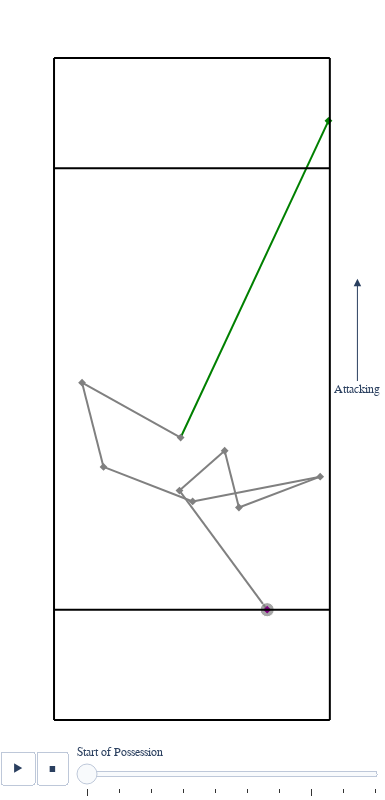

The code cell stored with this chart in its notebook:
### Code cell
%%time
# Visualize a single possession
g.visual_possession_map_vertical(possession_number=1)

### Figure 1 — Plotly figure (JSON) as saved in the notebook; plotly's stock layout.template omitted (floating-point values rounded to 4 significant figures)
{"data": [{"hoverinfo": "skip", "legendgroup": "", "marker": {"color": "gray", "size": [1], "sizemode": "area", "sizeref": 0.01, "symbol": "circle"}, "mode": "markers", "name": "", "orientation": "v", "showlegend": false, "type": "scatter", "x": [13.64], "xaxis": "x", "y": [19.99], "yaxis": "y"}, {"hovertemplate": "%{text}<extra></extra>", "marker": {"color": ["purple"], "symbol": "diamond"}, "mode": "markers", "name": "Start of Possession", "text": ["<b>Start of Possession</b><br>Downfield Yards: 0.0<br>Sideways Yards: 0.0<br>Total Yards: 0.0"], "type": "scatter", "x": [13.64], "y": [19.99]}, {"hovertemplate": "%{text}<extra></extra>", "marker": {"color": ["gray", "gray", "gray", "gray", "gray", "gray", "gray", "gray"], "symbol": "diamond"}, "mode": "markers", "name": "Completion", "text": ["<b>Completion: Matt Gouchoe-Hanas Throw to<br>Sol Yanuck for 22 yards</b><br>Downfield Yards: 21.6<br>Sideways Yards: -15.9<br>Total Yards: 26.8", "<b>Completion: Sol Yanuck Dish to<br>Henry Fisher for 7 yards</b><br>Downfield Yards: 7.2<br>Sideways Yards: 8.2<br>Total Yards: 10.9", "<b>Completion: Henry Fisher Dump to<br>Sol Yanuck for -10 yards</b><br>Downfield Yards: -10.3<br>Sideways Yards: 2.6<br>Total Yards: 10.6", "<b>Completion: Sol Yanuck Throw to<br>Anders Juengst for 6 yards</b><br>Downfield Yards: 5.6<br>Sideways Yards: 14.7<br>Total Yards: 15.8", "<b>Completion: Anders Juengst Swing to<br>Sol Yanuck for -4 yards</b><br>Downfield Yards: -4.5<br>Sideways Yards: -23.1<br>Total Yards: 23.6", "<b>Completion: Sol Yanuck Throw to<br>Alex Davis for 6 yards</b><br>Downfield Yards: 6.3<br>Sideways Yards: -16.2<br>Total Yards: 17.3", "<b>Completion: Alex Davis Throw to<br>Henry Fisher for 15 yards</b><br>Downfield Yards: 15.3<br>Sideways Yards: -3.9<br>Total Yards: 15.8", "<b>Completion: Henry Fisher Swing to<br>Sol Yanuck for -10 yards</b><br>Downfield Yards: -9.9<br>Sideways Yards: 17.9<br>Total Yards: 20.5"], "type": "scatter", "x": [-2.26, 5.93, 8.52, 23.25, 0.13, -16.03, -19.92, -2.05], "y": [41.59, 48.81, 38.52, 44.11, 39.61, 45.88, 61.15, 51.2]}, {"hovertemplate": "%{text}<extra></extra>", "marker": {"color": ["green"], "symbol": "diamond"}, "mode": "markers", "name": "Score", "text": ["<b>Score: Sol Yanuck Huck to<br>Jacob Fairfax for 49 yards</b><br>Downfield Yards: 57.4<br>Sideways Yards: 26.8<br>Total Yards: 63.4"], "type": "scatter", "x": [24.75], "y": [108.6]}], "layout": {"annotations": [{"arrowhead": 2, "arrowsize": 1.5, "ax": 30, "axref": "x", "ay": 60, "ayref": "y", "showarrow": true, "text": "Attacking", "x": 30, "xref": "x", "y": 80, "yref": "y"}], "font": {"family": "TW Cen MT"}, "height": 800, "hoverlabel": {"font": {"family": "TW Cen MT"}}, "legend": {"itemsizing": "constant", "tracegroupgap": 0}, "margin": {"b": 0, "l": 0, "r": 0, "t": 0}, "paper_bgcolor": "rgba(0,0,0,0)", "plot_bgcolor": "rgba(0,0,0,0)", "shapes": [{"layer": "below", "line": {"color": "gray"}, "type": "line", "x0": 13.64, "x1": -2.26, "y0": 19.99, "y1": 41.59}, {"layer": "below", "line": {"color": "gray"}, "type": "line", "x0": -2.26, "x1": 5.93, "y0": 41.59, "y1": 48.81}, {"layer": "below", "line": {"color": "gray"}, "type": "line", "x0": 5.93, "x1": 8.52, "y0": 48.81, "y1": 38.52}, {"layer": "below", "line": {"color": "gray"}, "type": "line", "x0": 8.52, "x1": 23.25, "y0": 38.52, "y1": 44.11}, {"layer": "below", "line": {"color": "gray"}, "type": "line", "x0": 23.25, "x1": 0.13, "y0": 44.11, "y1": 39.61}, {"layer": "below", "line": {"color": "gray"}, "type": "line", "x0": 0.13, "x1": -16.03, "y0": 39.61, "y1": 45.88}, {"layer": "below", "line": {"color": "gray"}, "type": "line", "x0": -16.03, "x1": -19.92, "y0": 45.88, "y1": 61.15}, {"layer": "below", "line": {"color": "gray"}, "type": "line", "x0": -19.92, "x1": -2.05, "y0": 61.15, "y1": 51.2}, {"layer": "below", "line": {"color": "green"}, "type": "line", "x0": -2.05, "x1": 24.75, "y0": 51.2, "y1": 108.6}, {"line": {"color": "black"}, "type": "line", "x0": -25, "x1": 25, "y0": 0, "y1": 0}, {"line": {"color": "black"}, "type": "line", "x0": -25, "x1": 25, "y0": 20, "y1": 20}, {"line": {"color": "black"}, "type": "line", "x0": -25, "x1": 25, "y0": 100, "y1": 100}, {"line": {"color": "black"}, "type": "line", "x0": -25, "x1": 25, "y0": 120, "y1": 120}, {"line": {"color": "black"}, "type": "line", "x0": -25, "x1": -25, "y0": 0, "y1": 120}, {"line": {"color": "black"}, "type": "line", "x0": 25, "x1": 25, "y0": 0, "y1": 120}], "showlegend": false, "sliders": [{"active": 0, "currentvalue": {"prefix": ""}, "len": 0.9, "pad": {"b": -25, "t": 25}, "steps": [{"args": [["1"], {"frame": {"duration": 0, "redraw": false}, "fromcurrent": true, "mode": "immediate", "transition": {"duration": 0, "easing": "linear"}}], "label": "Start of Possession", "method": "animate"}, {"args": [["2"], {"frame": {"duration": 0, "redraw": false}, "fromcurrent": true, "mode": "immediate", "transition": {"duration": 0, "easing": "linear"}}], "label": "Completion: Matt Gouchoe-Hanas Throw to<br>Sol Yanuck for 22 yards", "method": "animate"}, {"args": [["3"], {"frame": {"duration": 0, "redraw": false}, "fromcurrent": true, "mode": "immediate", "transition": {"duration": 0, "easing": "linear"}}], "label": "Completion: Sol Yanuck Dish to<br>Henry Fisher for 7 yards", "method": "animate"}, {"args": [["4"], {"frame": {"duration": 0, "redraw": false}, "fromcurrent": true, "mode": "immediate", "transition": {"duration": 0, "easing": "linear"}}], "label": "Completion: Henry Fisher Dump to<br>Sol Yanuck for -10 yards", "method": "animate"}, {"args": [["5"], {"frame": {"duration": 0, "redraw": false}, "fromcurrent": true, "mode": "immediate", "transition": {"duration": 0, "easing": "linear"}}], "label": "Completion: Sol Yanuck Throw to<br>Anders Juengst for 6 yards", "method": "animate"}, {"args": [["6"], {"frame": {"duration": 0, "redraw": false}, "fromcurrent": true, "mode": "immediate", "transition": {"duration": 0, "easing": "linear"}}], "label": "Completion: Anders Juengst Swing to<br>Sol Yanuck for -4 yards", "method": "animate"}, {"args": [["7"], {"frame": {"duration": 0, "redraw": false}, "fromcurrent": true, "mode": "immediate", "transition": {"duration": 0, "easing": "linear"}}], "label": "Completion: Sol Yanuck Throw to<br>Alex Davis for 6 yards", "method": "animate"}, {"args": [["8"], {"frame": {"duration": 0, "redraw": false}, "fromcurrent": true, "mode": "immediate", "transition": {"duration": 0, "easing": "linear"}}], "label": "Completion: Alex Davis Throw to<br>Henry Fisher for 15 yards", "method": "animate"}, {"args": [["9"], {"frame": {"duration": 0, "redraw": false}, "fromcurrent": true, "mode": "immediate", "transition": {"duration": 0, "easing": "linear"}}], "label": "Completion: Henry Fisher Swing to<br>Sol Yanuck for -10 yards", "method": "animate"}, {"args": [["10"], {"frame": {"duration": 0, "redraw": false}, "fromcurrent": true, "mode": "immediate", "transition": {"duration": 0, "easing": "linear"}}], "label": "Score: Sol Yanuck Huck to<br>Jacob Fairfax for 49 yards", "method": "animate"}], "x": 0.1, "xanchor": "left", "y": 0.1, "yanchor": "top"}], "updatemenus": [{"buttons": [{"args": [null, {"frame": {"duration": 500, "redraw": false}, "fromcurrent": true, "mode": "immediate", "transition": {"duration": 500, "easing": "linear"}}], "label": "&#9654;", "method": "animate"}, {"args": [[null], {"frame": {"duration": 0, "redraw": false}, "fromcurrent": true, "mode": "immediate", "transition": {"duration": 0, "easing": "linear"}}], "label": "&#9724;", "method": "animate"}], "direction": "left", "pad": {"r": 10, "t": 70}, "showactive": false, "type": "buttons", "x": 0.1, "xanchor": "right", "y": 0.125, "yanchor": "top"}], "width": 385, "xaxis": {"anchor": "y", "domain": [0, 1], "fixedrange": true, "range": [-27, 35], "showgrid": false, "showticklabels": false, "ticks": "", "title": {}, "zeroline": false}, "yaxis": {"anchor": "x", "domain": [0, 1], "fixedrange": true, "range": [-1, 121], "scaleanchor": "x", "scaleratio": 1, "showgrid": false, "showticklabels": false, "ticks": "", "title": {}, "zeroline": false}}}
